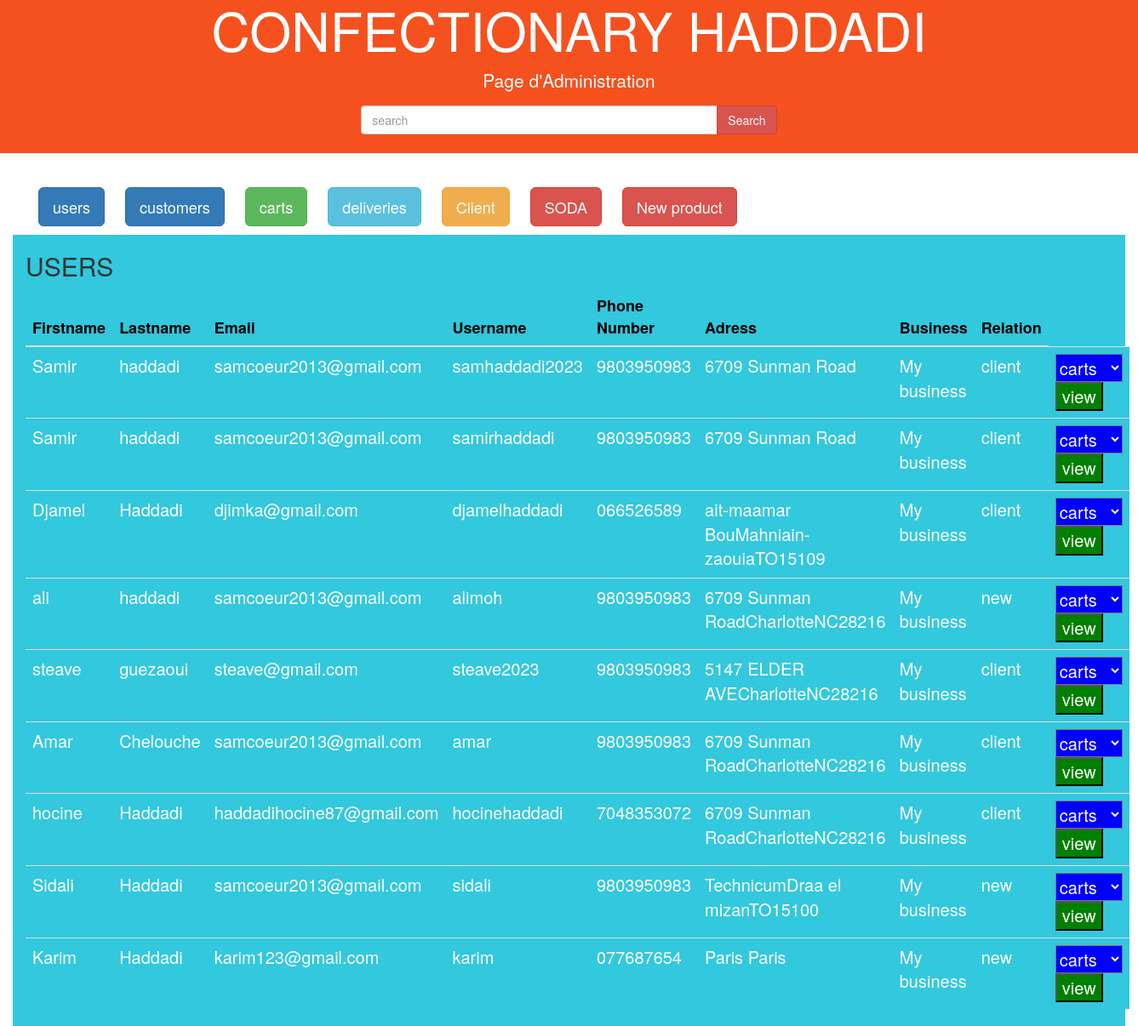
The app's page /mycustomer (signed in) with its own data.
### tables this page shows
CREATE TABLE customers (
  user_id   INTEGER PRIMARY KEY NOT NULL,
  firstname varchar(100) NOT NULL,
  lastname VARCHAR(120) NOT NULL ,
  gender VARCHAR(50) NOT NULL ,
  phone_number text ,
  address text ,
  business_name  text, relation text(100),
  FOREIGN KEY (user_id) REFERENCES users(id) ON DELETE NO ACTION
);

CREATE TABLE users (
   id integer PRIMARY KEY AUTOINCREMENT NOT NULL ,
   username varchar(120) NOT NULL,
   email VARCHAR(120) NOT NULL ,
   hash text NOT NULL
);

### app.py (the view, shortened to what this page needs)
@app.route("/mycustomer", methods=["GET","POST"])
@login_admin_required
def customer():
    customers = db.execute("select * from customers join users on users.id = customers.user_id ")
    return render_template( "customer.html", customers = customers )

### helper.py (called while the page is built)
def login_admin_required(f):
    @wraps(f)
    def decorated_function(*args, **kwargs):
        if session.get("user_id") != 1:
            return redirect("/")
        return f(*args, **kwargs)
    return decorated_function

### templates/customer.html (shortened to what this page needs)
<!DOCTYPE html>
<html lang="en">
    <head>
      <link rel="stylesheet" href="https://maxcdn.bootstrapcdn.com/bootstrap/3.4.1/css/bootstrap.min.css">
      <link rel="stylesheet" href="static/product.css">
      <link rel="stylesheet" href="https://cdnjs.cloudflare.com/ajax/libs/font-awesome/4.7.0/css/font-awesome.min.css">
    </head>
    <body>
      <div class="jumbotron text-center"  style="min-width:550px;" >
        <h1>CONFECTIONARY HADDADI </h1>
        <p>Page d'Administration</p>
          <form class="form-inline">
            <div class="input-group">
              <input type="text" class="form-control" size="50" placeholder="search" required>
              <div class="input-group-btn">
                <button type="button" class="btn btn-danger">Search</button>
              </div>
            </div>
          </form>
      </div>
      <div class="container-fluid" align-items="center" style="margin-top:50px">
        <form  action="/mycustomer" method ="POST" style="margin-left:20px ; margin-top:-20px" >
          <button style="margin:10px;" type="submit" name="action" value="users" class="btn btn-primary btn-lg">users</button>
          <button style="margin:10px;" type="submit" name="action" value="customers" class="btn btn-primary btn-lg">customers</button>
          <button  style="margin:10px;"type="submit" name="action" value="carts" class="btn btn-success btn-lg">carts</button>
          <button  style="margin:10px;"type="submit" name="action" value="deliveries" class="btn btn-info btn-lg">deliveries</button>
          <button  style="margin:10px;"type="submit" name="action" value="client"class="btn btn-warning btn-lg">Client</button>
          <button  style="margin:10px;"type="submit" name="department" value="soda" class="btn btn-danger btn-lg">SODA</button>
          <button style="margin:10px;" type="submit" name="department" value="new" class="btn btn-danger btn-lg">New product</button>
        </form>
{% if customers %}
  <div class="container-fluid" style="background:#32c8de;">
    <h2>USERS </h2>
    <table class="table table-hover table-striped">
      <thead>
        <tr>
          <th>Firstname</th>
          <th>Lastname</th>
          <th>Email</th>
          <th>Username</th>
          <th>Phone Number</th>
          <th>Adress</th>
          <th>Business</th>
          <th>Relation</th>
        </tr>
      </thead>
      <tbody>
        {% for customer in customers %}
        <tr>
          <td>{{ customer.firstname }}</td>
          <td>{{ customer.lastname }}</td>
          <td>{{ customer.email }}</td>
          <td>{{ customer.username }}</td>
          <td>{{ customer.phone_number }}</td>
          <td>{{ customer.address }}</td>
          <td>{{ customer.business_name }}</td>
          <td>{{ customer.relation }}</td>
          <td>
            <form action="/customercart" method="POST">
                  <select name = "detail" style="background:blue;color:white;font-size:20px">
                    <option>carts</option>
                  </select>
                  <button type="submit" style="background:green;color:white;font-size:20px">view</button>
             </form>
         </td>
        </tr>
        {% endfor %}
      </tbody>
    </table>
  </div>
  {% endif %}
</div>
    </body>
    </html>

### static/product.css (style rules this page uses)
.jumbotron { background-color: #f4511e; color: #fff; margin-top:-20px; padding: 0px 0px; height:180px; }
th { font-size:18px; color:black; }
td { background:#32c8de; font-size:20px; color:white; }

### records on screen
customers: firstname "Samir", lastname "haddadi", email "samcoeur2013@gmail.com", username "samhaddadi2023", phone_number "9803950983", address "6709 Sunman Road", business_name "My business", relation "client"
customers: firstname "Samir", lastname "haddadi", email "samcoeur2013@gmail.com", username "samirhaddadi", phone_number "9803950983", address "6709 Sunman Road", business_name "My business", relation "client"
customers: firstname "Djamel", lastname "Haddadi", email "djimka@gmail.com", username "djamelhaddadi", phone_number "066526589", address "ait-maamar BouMahniain-zaouiaTO15109", business_name "My business", relation "client"
customers: firstname "ali", lastname "haddadi", email "samcoeur2013@gmail.com", username "alimoh", phone_number "9803950983", address "6709 Sunman RoadCharlotteNC28216", business_name "My business", relation "new"
customers: firstname "steave", lastname "guezaoui", email "steave@gmail.com", username "steave2023", phone_number "9803950983", address "5147 ELDER AVECharlotteNC28216", business_name "My business", relation "client"
customers: firstname "Amar", lastname "Chelouche", email "samcoeur2013@gmail.com", username "amar", phone_number "9803950983", address "6709 Sunman RoadCharlotteNC28216", business_name "My business", relation "client"
customers: firstname "hocine", lastname "Haddadi", email "haddadihocine87@gmail.com", username "hocinehaddadi", phone_number "7048353072", address "6709 Sunman RoadCharlotteNC28216", business_name "My business", relation "client"
customers: firstname "Sidali", lastname "Haddadi", email "samcoeur2013@gmail.com", username "sidali", phone_number "9803950983", address "TechnicumDraa el mizanTO15100", business_name "My business", relation "new"
customers: firstname "Karim", lastname "Haddadi", email "karim123@gmail.com", username "karim", phone_number "077687654", address "Paris Paris", business_name "My business", relation "new"
